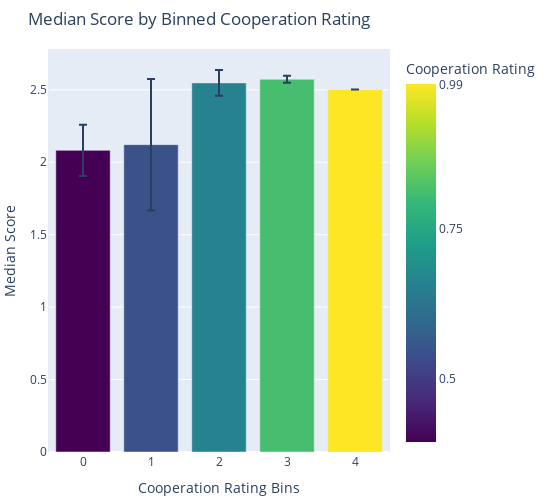

The code cell stored with this chart in its notebook:
### Code cell
fig = px.bar(df_results_grouped, x=df_results_grouped.index, y='Median_score_mean', error_y='Median_score_std', color='Cooperation_rating_mean', color_continuous_scale='Viridis')
fig.update_layout(autosize=False, width=550, height=500, margin=dict(l=5, r=10, b=10, t=50, pad=1))
fig.update_layout(
    title="Median Score by Binned Cooperation Rating",
    xaxis_title="Cooperation Rating Bins",
    yaxis_title="Median Score", 
    legend_title_text='Cooperation Rating',
    coloraxis_colorbar=dict(
        title="Cooperation Rating",
        tickvals=[0, 0.25, 0.5, 0.75, .99],
        ticktext=["0", "0.25", "0.5", "0.75", "0.99"],
    ),
    showlegend=False, 
    xaxis_visible=True, 
)
fig.show()

### Figure 1 — Plotly figure (JSON) as saved in the notebook; plotly's stock layout.template omitted (floating-point values rounded to 4 significant figures)
{"data": [{"alignmentgroup": "True", "error_y": {"array": [0.1761, 0.4539, 0.08839, 0.02424, null]}, "hovertemplate": "Cooperation_rating_bin=%{x}<br>Median_score_mean=%{y}<br>Cooperation_rating_mean=%{marker.color}<extra></extra>", "legendgroup": "", "marker": {"color": [0.3945, 0.5452, 0.6594, 0.8139, 0.992], "coloraxis": "coloraxis", "pattern": {"shape": ""}}, "name": "", "offsetgroup": "", "orientation": "v", "showlegend": false, "textposition": "auto", "type": "bar", "x": [0, 1, 2, 3, 4], "xaxis": "x", "y": [2.082, 2.122, 2.548, 2.573, 2.502], "yaxis": "y"}], "layout": {"autosize": false, "barmode": "relative", "coloraxis": {"colorbar": {"ticktext": ["0", "0.25", "0.5", "0.75", "0.99"], "tickvals": [0, 0.25, 0.5, 0.75, 0.99], "title": {"text": "Cooperation Rating"}}, "colorscale": [[0, "#440154"], [0.1111, "#482878"], [0.2222, "#3e4989"], [0.3333, "#31688e"], [0.4444, "#26828e"], [0.5556, "#1f9e89"], [0.6667, "#35b779"], [0.7778, "#6ece58"], [0.8889, "#b5de2b"], [1, "#fde725"]]}, "height": 500, "legend": {"title": {"text": "Cooperation Rating"}, "tracegroupgap": 0}, "margin": {"b": 10, "l": 5, "pad": 1, "r": 10, "t": 50}, "showlegend": false, "title": {"text": "Median Score by Binned Cooperation Rating"}, "width": 550, "xaxis": {"anchor": "y", "domain": [0, 1], "title": {"text": "Cooperation Rating Bins"}, "visible": true}, "yaxis": {"anchor": "x", "domain": [0, 1], "title": {"text": "Median Score"}}}}
